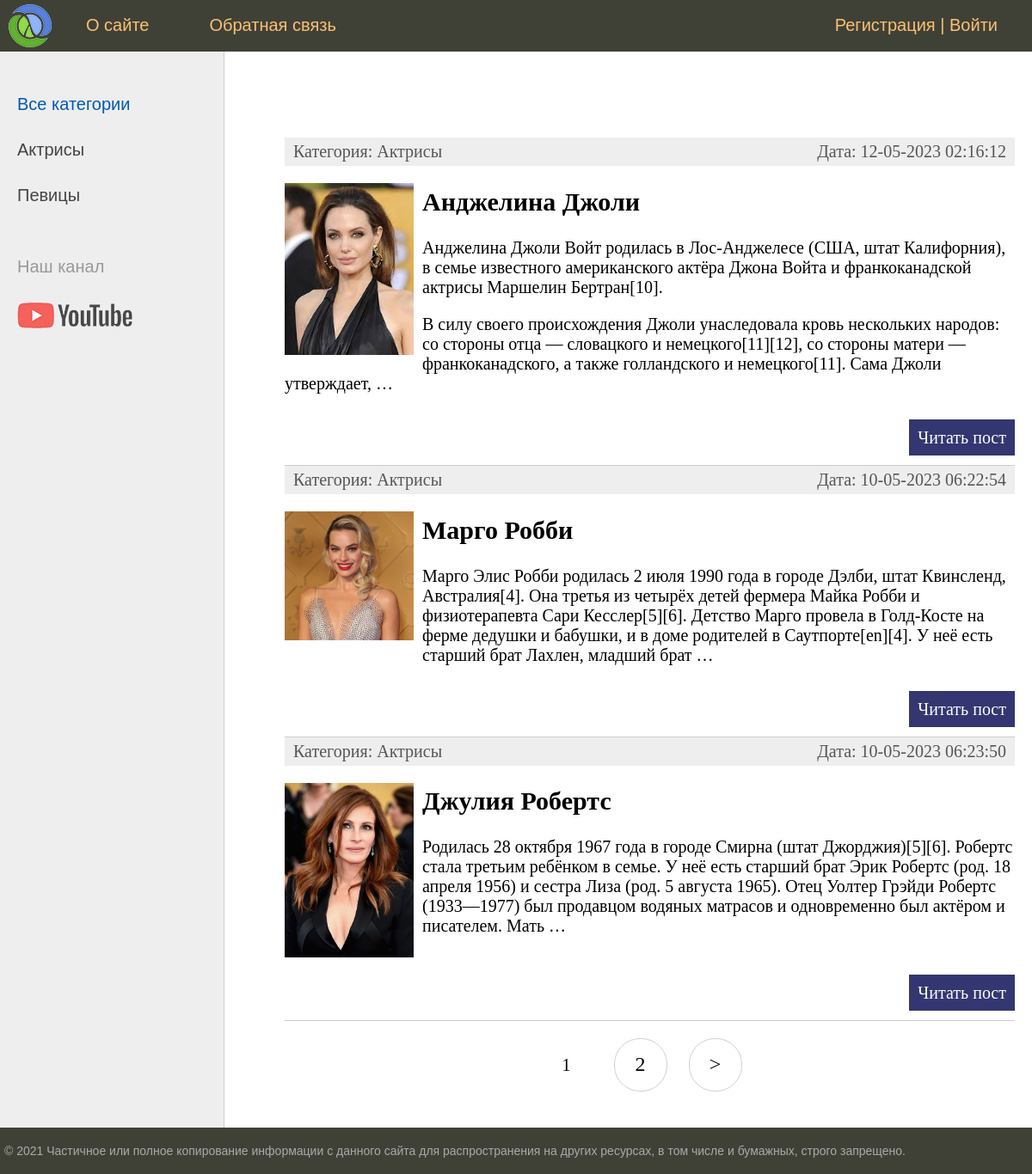
The page / on the database its author committed.
### women/models.py (models this page shows, shortened)
class Category(models.Model):
    name = models.CharField(max_length=100, db_index=True, verbose_name='Название категории')
    slug = models.SlugField(max_length=255, unique=True, db_index=True, verbose_name='URL')
    def __str__(self):
        return self.name
    def get_absolute_url(self):
        return reverse('category', kwargs={'cat_slug': self.slug})
    class Meta:
        verbose_name = 'Категории'
        verbose_name_plural = 'Категории'
        ordering = ['name']

class Women(models.Model):
    title = models.CharField(max_length=255, verbose_name='Заголовок')
    slug = models.SlugField(max_length=255, unique=True, db_index=True, verbose_name='URL')
    content = models.TextField(verbose_name='Текст статьи')
    photo = models.ImageField(upload_to="photos/%Y/%m/%d", verbose_name="Фото")
    time_create = models.DateTimeField(auto_now_add=True, verbose_name='Дата создания')
    time_update = models.DateTimeField(auto_now=True, verbose_name='Дата изменения')
    is_published = models.BooleanField(default=True, verbose_name='Публикация')
    cat = models.ForeignKey('Category', on_delete=models.PROTECT, verbose_name='Категория')
    def get_absolute_url(self):
        return reverse('post', kwargs={'post_slug': self.slug})
    class Meta:
        verbose_name = 'Известные женщины'
        verbose_name_plural = 'Известные женщины'
        ordering = ['id']

### women/views.py (the view)
# urls.py: path('', WomenHome.as_view(), name='home'),
class WomenHome(DataMixin, ListView):
    model = Women
    template_name = 'women/index.html'
    context_object_name = 'posts'
    def get_context_data(self, *, object_list=None, **kwargs):
        context = super().get_context_data(**kwargs)
        c_def = self.get_user_context(title='Главная страница')
        return dict(list(context.items()) + list(c_def.items()))
    def get_queryset(self):
        return Women.objects.filter(is_published=True).select_related('cat')

### women/utils.py (called while the page is built)
    def get_user_context(self, **kwargs):
        context = kwargs
        cats = cache.get('cats')
        if not cats:
            cats = Category.objects.annotate(Count('women'))
            cache.set('cats', cats, 60)
        user_menu = menu.copy()
        if not self.request.user.is_authenticated:
            user_menu.pop(1)
        context['menu'] = user_menu
        context['cats'] = cats
        if 'cat_selected' not in context:
            context['cat_selected'] = 0
        return context

### women/templates/women/index.html (shortened to what this page needs)
{% extends 'women/base.html' %}
{% block content %}
<ul class="list-articles">
	{% for p in posts %}
		<li><div class="article-panel">
			<p class="first">Категория: {{p.cat}}</p>
			<p class="last">Дата: {{ p.time_update|date:"d-m-Y H:i:s" }}</p>
		</div>
		{% if p.photo %}
			<p><img class="img-article-left thumb" src="{{p.photo.url}}" alt="#"></p>
		{% endif %}
		<h2>{{p.title}}</h2>
			{% autoescape on%}
		<p>{{p.content|linebreaks|truncatewords:50}}</p>
			{% endautoescape %}
		<p class="link-read-post"><a href="{{p.get_absolute_url}}">Читать пост</a></p>
		</li>
	{% endfor %}
</ul>
{% endblock %}

### women/templates/women/base.html (shortened to what this page needs)
{% load static %}
{% load women_tags %}
<!DOCTYPE html>
<html>
<head>
	<link type="text/css" href="{% static 'women/css/styles.css' %}" rel="stylesheet" />
</head>
<body>
<table class="table-page" border=0 cellpadding="0" cellspacing="0">
<tr><td valign=top>
{% block mainmenu %}
		<div class="header">
			<ul id="mainmenu" class="mainmenu">
			<li class="logo"><a href="{% url 'home' %}"><div class="logo"></div></a></li>
                {% for m in menu %}
                    <li><a href="{% url m.url_name %}">{{m.title}}</a></li>
                {% endfor %}
                {% if request.user.is_authenticated %}
                <li class="last">
                    {{ user.username }} | <a href="{% url 'logout' %}">Выйти</a>
                </li>
                {% else %}
                <li class="last">
                   <a href="{% url 'register' %}">Регистрация</a> | <a href="{% url 'login' %}">Войти</a>
                </li>
            {% endif %}
			</ul>
		</div>
{% endblock mainmenu %}
<table class="table-content" border=0 cellpadding="0" cellspacing="0">
<tr>
	<td valign="top" class="left-chapters">
	<ul id="leftchapters">
		{% if cat_selected == 0 %}
			<li class="selected">Все категории</li>
		{% else %}
			<li><a href="{% url 'home' %}">Все категории</a></li>
		{% endif %}
		{% for c in cats %}
            {% if c.women__count > 0 %}
                {% if c.pk == cat_selected %}
                    <li class="selected">{{ c.name }}</li>
                {% else %}
                    <li><a href="{{ c.get_absolute_url }}">{{ c.name }}</a></li>
                {% endif %}
            {% endif %}
        {% endfor %}
		<li class="share">
		<p>Наш канал</p>
		<a class="share-yt" href="https://www.youtube.com/channel/UClJzWfGWuGJL2t-3dYKcHTA/playlists" target="_blank" rel="nofollow"></a>
		</li>
	</ul>
</td>
<td valign="top" class="content">
	<div class="content-text">
    {% block content %}
    {% endblock %}
    {% if page_obj.has_other_pages %}
        <nav class="list-pages">
            <ul>
            {% for p in paginator.page_range %}
                {% if page_obj.number == p %}
                    <li class="page-num page-num-selected">{{ p }}</li>
                {% elif p >= page_obj.number|add:-2 and p <= page_obj.number|add:2 %}
                    <li class="page-num">
                        <a href="?page={{ p }}">{{ p }}</a>
                    </li>
                {% endif %}
            {% endfor %}
            {% if page_obj.has_next %}
                <li class="page-num">
                    <a href="?page={{ page_obj.next_page_number }}">&gt;</a>
                </li>
            </ul>
            {% endif %}
        </nav>
	</div>
    {% endif %}
</td></tr></table>
</td></tr>
<tr><td valign=top>
	<div id="footer">
		<p>&copy; 2021 Частичное или полное копирование информации с данного сайта для распространения на других ресурсах, в том числе и бумажных, строго запрещено.</p>
	</div>
</td></tr></table>
</body>
</html>

### women/static/women/css/styles.css (style rules this page uses)
html, body { font-family: 'Arial'; margin: 0; padding: 0; height: 100%; width: 100%; color: #444; }
a { color: #0059b2; text-decoration: none; }
img { max-width: 600px; height: auto; }
img.img-article-left { max-width: 300px; height: auto; float: left; padding: 0 10px 10px 0; }
img.img-article-left.thumb { max-width: 150px; height: auto; }
p.link-read-post { text-align: right; }
p.link-read-post a { padding: 10px; min-width: 100px; background: #333671; color: #fff; text-decoration: none; }
div.article-panel { background: #eee; padding: 5px 10px 5px 10px; box-sizing: border-box; overflow: hidden; color: #555; }
div.article-panel p.first { margin: 0; float: left; }
div.article-panel p.last { margin: 0; float: right; }
ul.list-articles { list-style: none; margin: 0; padding: 0; }
ul.list-articles li { border-bottom: 1px solid #ccc; }
.table-page { width: 100%; height: 100%; vertical-align: top; }
.table-page tr { height: 100%; }
.header { background: #3F4137; height: 60px; }
.logo { background: url('../images/logo.png') no-repeat 10px 5px; width: 70px; height: 60px; }
ul.mainmenu { list-style: none; margin: 0; padding: 0; height: 60px; color: #fdc073; font-size: 20px; overflow: hidden; }
ul.mainmenu li { float: left; margin: 18px 40px 0 30px; }
ul.mainmenu li.logo { margin: 0; }
ul.mainmenu li.last { float: right; }
ul.mainmenu li a { color: #fdc073; text-decoration: none; }
.table-content { width: 100%; min-height: 100%; height: 100%; }
.left-chapters { margin: 0; background: #eee; border-right: 1px solid #ccc; min-height: 100%; }
.left-chapters ul { width: 230px; min-height: 100%; margin: 0; padding: 20px 10px 10px 20px; list-style: none; font-size: 20px; }
.left-chapters ul li { margin: 30px 0 0 0; color: #999; }
.left-chapters ul li.selected { color: #0059b2; }
.left-chapters ul li a { color: #444; text-decoration: none; }
.left-chapters ul li.share { margin: 60px 0 0 0; }
.left-chapters ul li.share p { margin: 30px 0 30px 0; }
.left-chapters ul li.share a { display: inline-block; width: 40px; height: 40px; margin: 0 20px 0 0; }
.left-chapters ul li.share a.share-yt { width: 100%; height: 30px; background: url('../images/share_yt.png') no-repeat 0 0 }
.content { padding: 40px 20px 20px 40px; width: 100%; box-sizing: border-box; }
.content-text { margin: 60px 0 0 30px; color: #000; font-size: 20px; font-family: Yandex Sans Display Light; }
#footer { box-sizing: border-box; background: #3F4137; padding: 5px; color: #aaa; font-size: 14px; font-family: Verdana, Geneva, Arial, Helvetica; text-align: left; overflow: hidden; }
.list-pages { text-align: center; margin: 0 0 20px 0; }
.list-pages ul { margin: 20px 0 0 0; padding: 0; list-style: none; }
.list-pages ul li { display: inline-block; margin: 0 20px 0 0; }
.list-pages a { color: #000; font-size: 24px; text-decoration: none; }
.list-pages .page-num, .page-num-selected { display: inline-block; width: 60px; height: 44px; padding: 16px 0 0 0; border: 1px solid #d0d0d0; border-radius: 30px; }
.list-pages .page-num-selected { border: none; color: #000; font-size: 20px; }

### rows shown on the page
Category: name "Актрисы"
Category: name "Певицы"
Women: cat "Актрисы", time_update "12-05-2023 02:16:12", photo (picture), title "Анджелина Джоли", content "Анджелина Джоли Войт родилась в Лос-Анджелесе (США, штат Калифорния), в семье известного американского актёра Джона Войта и франкоканадской актрисы Маршелин Бертран[10]. В силу своего происхождения Джоли унаследовала кровь нескольких народов: со стороны отца — словацкого и немецкого[11][12], со стороны матери — франкоканадского, а также голландского и немецкого[11]. Сама Джоли утверждает, …"
Women: cat "Актрисы", time_update "10-05-2023 06:22:54", photo (picture), title "Марго Робби", content "Марго Элис Робби родилась 2 июля 1990 года в городе Дэлби, штат Квинсленд, Австралия[4]. Она третья из четырёх детей фермера Майка Робби и физиотерапевта Сари Кесслер[5][6]. Детство Марго провела в Голд-Косте на ферме дедушки и бабушки, и в доме родителей в Саутпорте[en][4]. У неё есть старший брат Лахлен, младший брат …"
Women: cat "Актрисы", time_update "10-05-2023 06:23:50", photo (picture), title "Джулия Робертс", content "Родилась 28 октября 1967 года в городе Смирна (штат Джорджия)[5][6]. Робертс стала третьим ребёнком в семье. У неё есть старший брат Эрик Робертс (род. 18 апреля 1956) и сестра Лиза (род. 5 августа 1965). Отец Уолтер Грэйди Робертс (1933—1977) был продавцом водяных матрасов и одновременно был актёром и писателем. Мать …"

### other values the page prints
{{ m.title }} "О сайте" "Обратная связь"
{{ p }} "1"
{{ p }} "2"
